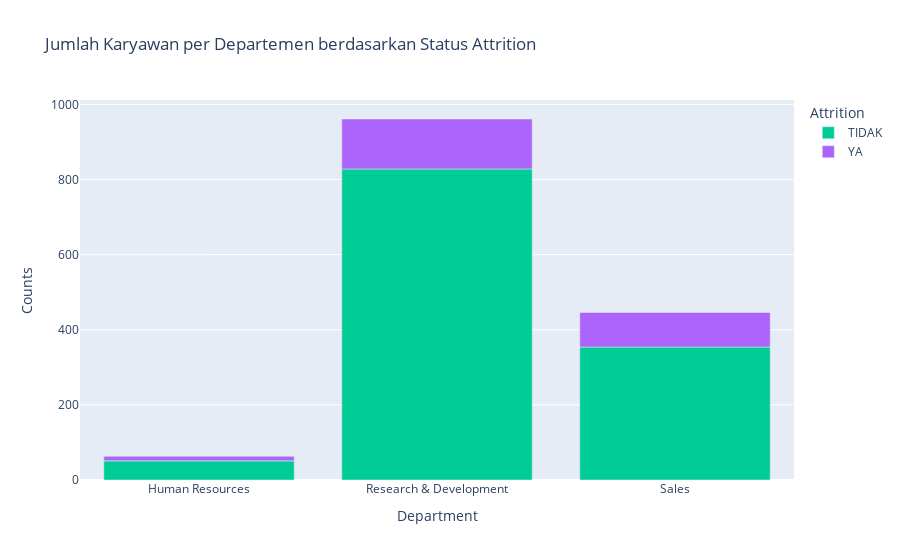

The cell this chart's notebook holds for it:
### Markdown cell above
### Question 3: apakah Departemen Pekerjaan mempengaruhi pengurangan tenaga kerja??

### Code cell
color_map2 = {'Yes': 'lightgreen', 'No': 'skyblue'}

dept_att = (
    df.groupby(['Department','Attrition'])
      .apply(lambda x: x['GajiHarian'].count())
      .reset_index(name='Counts')
)

fig = px.bar(
    dept_att, 
    x='Department', 
    y='Counts', 
    color='Attrition',
    title='Jumlah Karyawan per Departemen berdasarkan Status Attrition',
    color_discrete_map=color_map2
)

fig.show()

### Figure 1 — Plotly figure (JSON) as saved in the notebook; plotly's stock layout.template omitted (floating-point values rounded to 4 significant figures)
{"data": [{"hovertemplate": "Attrition=TIDAK<br>Department=%{x}<br>Counts=%{y}<extra></extra>", "legendgroup": "TIDAK", "marker": {"color": "#00cc96", "pattern": {"shape": ""}}, "name": "TIDAK", "orientation": "v", "showlegend": true, "textposition": "auto", "type": "bar", "x": ["Human Resources", "Research & Development", "Sales"], "xaxis": "x", "y": [51, 828, 354], "yaxis": "y"}, {"hovertemplate": "Attrition=YA<br>Department=%{x}<br>Counts=%{y}<extra></extra>", "legendgroup": "YA", "marker": {"color": "#ab63fa", "pattern": {"shape": ""}}, "name": "YA", "orientation": "v", "showlegend": true, "textposition": "auto", "type": "bar", "x": ["Human Resources", "Research & Development", "Sales"], "xaxis": "x", "y": [12, 133, 92], "yaxis": "y"}], "layout": {"barmode": "relative", "legend": {"title": {"text": "Attrition"}, "tracegroupgap": 0}, "title": {"text": "Jumlah Karyawan per Departemen berdasarkan Status Attrition"}, "xaxis": {"anchor": "y", "domain": [0, 1], "title": {"text": "Department"}}, "yaxis": {"anchor": "x", "domain": [0, 1], "title": {"text": "Counts"}}}}
